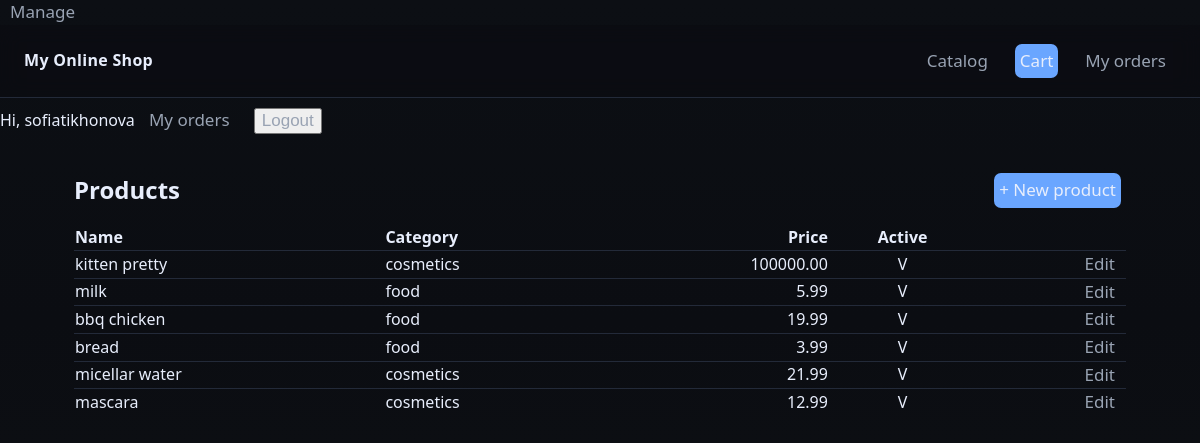
The page /manage/products/ (signed in) on the database its author committed.
### shop/models.py (models this page shows, shortened)
class Product(models.Model):
    category=models.ForeignKey(Category, on_delete=models.PROTECT, related_name='products')
    name=models.CharField(max_length=180)
    slug=models.SlugField(max_length=200, unique=True)
    price=models.DecimalField(max_digits=10, decimal_places=2, default=Decimal('0.00'))
    is_weighted=models.BooleanField(default=False, help_text='Drobnoe kolichestvo (ex: kg)')
    stock=models.PositiveIntegerField(default=100)
    is_active=models.BooleanField(default=True)
    unit=models.CharField(max_length=20, default='pcs')
    image=models.ImageField(upload_to='products/%Y/%m/', blank=True, null=True)
    description=models.TextField(blank=True)
    class Meta:
        ordering=['name']
        indexes=[models.Index(fields=['slug']), models.Index(fields=['name'])]
        verbose_name='Product'
        verbose_name_plural='Products'

class Category(models.Model):
    name=models.CharField(max_length=120)
    slug=models.SlugField(max_length=140, unique=True)
    class Meta:
        ordering=['name']
        verbose_name='Category'
        verbose_name_plural='Categories'

### shop/views.py (the view)
# urls.py: path('manage/products/', views.manage_products, name='manage_products'),
@login_required
@permission_required('shop.change_product', raise_exception=True)
def manage_products(request):
    products=Product.objects.all().order_by('-id')
    return render(request, 'shop/manage/products_list.html', {'products': products})

### shop/templates/shop/manage/products_list.html (shortened to what this page needs)
{%extends 'shop/base.html'%}
{%block content%}
<section class="panel">
    <div style="display:flex; justify-content:space-between; align-items:center">
        <h2 style="margin:0">Products</h2>
        <a class="btn btn--primary" href="{%url 'shop:product_create'%}">+ New product</a>
    </div>
    <table style="width:100%; margin-top:12px; border-collapse:collapse">
        <thead>
            <tr>
                <th align="left">Name</th>
                <th align="left">Category</th>
                <th align="right">Price</th>
                <th align="center">Active</th>
                <th></th>
            </tr>
        </thead>
        <tbody>
            {%for p in products%}
            <tr style="border-top:1px solid var(--border)">
                <td>{{p.name}}</td>
                <td>{{p.category.name}}</td>
                <td align="right">{{p.price}}</td>
                <td align="center">{{p.is_active|yesno:"V, X"}}</td>
                <td align="right"><a class="btn" href="{%url 'shop:product_edit' p.id%}">Edit</a></td>
            </tr>
            {%empty%}
            <tr><td colspan="5" class="muted">No products yeat.</td></tr>
            {%endfor%}
        </tbody>
    </table>
</section>
{%endblock%}

### shop/templates/shop/base.html (shortened to what this page needs)
{%load static%}
<!DOCTYPE html>
<html lang="en">
<head>
    <link rel="stylesheet" href="{%static 'css/style.css'%}">
</head>
<body>
    {% if request.user.is_authenticated and perms.shop.change_product %}
    <a class="btn" href="{% url 'shop:manage_products' %}">Manage</a>
    {% endif %}
    <header class="header">
        <div class="header__inner">
            <div class="logo"><a href="{%url 'shop:home'%}">My Online Shop</a></div>
            <nav class="nav">
                <a class="btn" href="{% url 'shop:home'%}">Catalog</a>
                <a class="btn btn--primary" href="{%url 'shop:cart_detail'%}">Cart</a>
                {%if request.user.is_authenticated%}
                <a href="{%url 'shop:my_orders'%}" class="btn">My orders</a>
                {%endif%}
            </nav>
        </div>
    </header>
    {%if request.user.is_authenticated%}
    <span class="muted">Hi, {{request.user.username}}</span>
    <a href="{%url 'shop:my_orders'%}" class="btn">My orders</a>
    <form action="{%url 'shop:logout'%}"method="post" style="display:inline">
        <button class="btn" type="submit">Logout</button>
    </form>
    {%else%}
    <a href="{%url 'shop:login'%}" class="btn">Login</a>
    <a href="{%url 'shop:signup'%}" class="btn btn--primary">Sign up</a>
    {%endif%}
    <div class="container">
        {%block content%}
        {%endblock%}
    </div>
</body>
</html>

### static/css/style.css (style rules this page uses)
:root { --bg:#0f1115; --panel:#151922; --muted:#99a3b3; --text:#e8eefc; --brand:#6aa6ff; --brand-2:#7ee787; --danger:#ff6b6b; --border:#232a39; --radius:14px; --shadow: 0 6px 24px rgba(0,0,0,.25); }
* { box-sizing: border-box; }
html, body { height: 100%; }
body { margin: 0; font: 16px/1.45 system-ui, -apple-system, Segoe UI, Roboto, Ubuntu; color: var(--text); background: linear-gradient(180deg, #0c0f14, #0b0d12 40%, #0f1115 100%); }
.container { max-width: 1100px; margin: 0 auto; padding: 24px; }
.header { position: sticky; top: 0; z-index: 5; background: rgba(11,13,18,.75); backdrop-filter: blur(10px); border-bottom: 1px solid var(--border); }
.header__inner { display: flex; align-items: center; gap: 16px; padding: 14px 24px; }
.logo { font-weight: 700; letter-spacing: .3px; }
.logo a { color: var(--text); text-decoration: none; }
.nav { margin-left: auto; display: flex; gap: 12px; }
.btn { font-size: 20px; color: var(--text); text-decoration: none; }

### shop/templates/shop/base.html (style rules this page uses)
.btn { font-size: 17px; color: var(--muted); text-decoration: none; margin: 10px; }
.btn--primary { margin: 5px; padding: 5px; border: none; border-radius: 7px; background: var(--brand); color: var(--text); }

### rows shown on the page
Product: name "kitten pretty", category.name "cosmetics", price "100000.00", is_active "V"
Product: name "milk", category.name "food", price "5.99", is_active "V"
Product: name "bbq chicken", category.name "food", price "19.99", is_active "V"
Product: name "bread", category.name "food", price "3.99", is_active "V"
Product: name "micellar water", category.name "cosmetics", price "21.99", is_active "V"
Product: name "mascara", category.name "cosmetics", price "12.99", is_active "V"

### other values the page prints
{{ request.user.username }} "sofiatikhonova"
